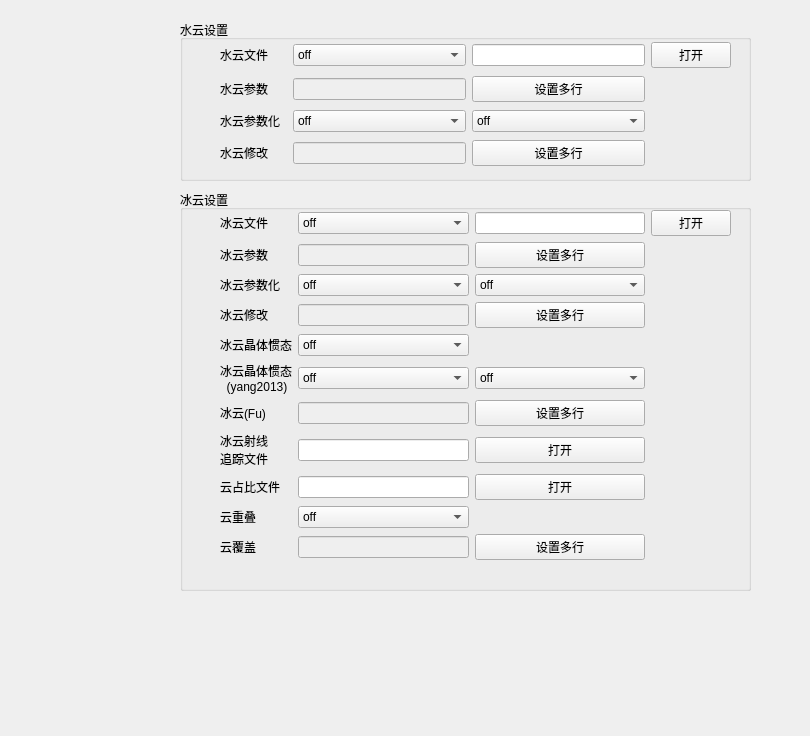
<?xml version="1.0" encoding="UTF-8"?>
<ui version="4.0">
 <class>CloudPage</class>
 <widget class="QWidget" name="CloudPage">
  <property name="geometry">
   <rect>
    <x>0</x>
    <y>0</y>
    <width>810</width>
    <height>736</height>
   </rect>
  </property>
  <property name="windowTitle">
   <string>Form</string>
  </property>
  <widget class="QGroupBox" name="groupBox">
   <property name="geometry">
    <rect>
     <x>180</x>
     <y>20</y>
     <width>571</width>
     <height>161</height>
    </rect>
   </property>
   <property name="title">
    <string>水云设置</string>
   </property>
   <widget class="QWidget" name="gridLayoutWidget">
    <property name="geometry">
     <rect>
      <x>40</x>
      <y>20</y>
      <width>511</width>
      <height>131</height>
     </rect>
    </property>
    <layout class="QGridLayout" name="gridLayout">
     <item row="1" column="2">
      <widget class="QPushButton" name="pushButton_9">
       <property name="text">
        <string>设置多行</string>
       </property>
      </widget>
     </item>
     <item row="0" column="3">
      <widget class="QPushButton" name="pushButton">
       <property name="text">
        <string>打开</string>
       </property>
      </widget>
     </item>
     <item row="1" column="0">
      <widget class="QLabel" name="label_19">
       <property name="text">
        <string>水云参数</string>
       </property>
      </widget>
     </item>
     <item row="2" column="1">
      <widget class="QComboBox" name="comboBox_3">
       <property name="option_name" stdset="0">
        <string>wc_properties_type</string>
       </property>
       <item>
        <property name="text">
         <string>off</string>
        </property>
       </item>
       <item>
        <property name="text">
         <string>hu</string>
        </property>
       </item>
       <item>
        <property name="text">
         <string>echam4</string>
        </property>
       </item>
       <item>
        <property name="text">
         <string>mie</string>
        </property>
       </item>
      </widget>
     </item>
     <item row="3" column="0">
      <widget class="QLabel" name="label_20">
       <property name="text">
        <string>水云修改</string>
       </property>
      </widget>
     </item>
     <item row="2" column="0">
      <widget class="QLabel" name="label_2">
       <property name="text">
        <string>水云参数化  </string>
       </property>
      </widget>
     </item>
     <item row="3" column="2">
      <widget class="QPushButton" name="pushButton_10">
       <property name="text">
        <string>设置多行</string>
       </property>
      </widget>
     </item>
     <item row="2" column="2">
      <widget class="QComboBox" name="comboBox_2">
       <property name="option_name" stdset="0">
        <string>wc_properties_inter</string>
       </property>
       <item>
        <property name="text">
         <string>off</string>
        </property>
       </item>
       <item>
        <property name="text">
         <string>interpolate</string>
        </property>
       </item>
      </widget>
     </item>
     <item row="1" column="1">
      <widget class="QLineEdit" name="lineEdit_wc_set">
       <property name="enabled">
        <bool>false</bool>
       </property>
       <property name="option_name" stdset="0">
        <string>wc_set</string>
       </property>
      </widget>
     </item>
     <item row="0" column="2">
      <widget class="QLineEdit" name="lineEdit_wc_file">
       <property name="option_name" stdset="0">
        <string>wc_file_path</string>
       </property>
      </widget>
     </item>
     <item row="0" column="0">
      <widget class="QLabel" name="label">
       <property name="text">
        <string>水云文件</string>
       </property>
      </widget>
     </item>
     <item row="3" column="1">
      <widget class="QLineEdit" name="lineEdit_wc_modify">
       <property name="enabled">
        <bool>false</bool>
       </property>
       <property name="option_name" stdset="0">
        <string>wc_modify</string>
       </property>
      </widget>
     </item>
     <item row="0" column="1">
      <widget class="QComboBox" name="comboBox">
       <property name="option_name" stdset="0">
        <string>wc_file_type</string>
       </property>
       <item>
        <property name="text">
         <string>off</string>
        </property>
       </item>
       <item>
        <property name="text">
         <string>1d</string>
        </property>
       </item>
       <item>
        <property name="text">
         <string>3d</string>
        </property>
       </item>
       <item>
        <property name="text">
         <string>ipa_files</string>
        </property>
       </item>
       <item>
        <property name="text">
         <string>moments</string>
        </property>
       </item>
      </widget>
     </item>
    </layout>
   </widget>
  </widget>
  <widget class="QGroupBox" name="groupBox_2">
   <property name="geometry">
    <rect>
     <x>180</x>
     <y>190</y>
     <width>571</width>
     <height>401</height>
    </rect>
   </property>
   <property name="title">
    <string>冰云设置</string>
   </property>
   <widget class="QWidget" name="gridLayoutWidget_4">
    <property name="geometry">
     <rect>
      <x>40</x>
      <y>20</y>
      <width>511</width>
      <height>351</height>
     </rect>
    </property>
    <layout class="QGridLayout" name="gridLayout_4">
     <item row="1" column="1">
      <widget class="QLineEdit" name="lineEdit_ic_set">
       <property name="enabled">
        <bool>false</bool>
       </property>
       <property name="option_name" stdset="0">
        <string>ic_set</string>
       </property>
      </widget>
     </item>
     <item row="8" column="1">
      <widget class="QLineEdit" name="lineEdit_cloud_fraction_file">
       <property name="option_name" stdset="0">
        <string>cloud_fraction_file</string>
       </property>
      </widget>
     </item>
     <item row="9" column="0">
      <widget class="QLabel" name="label_10">
       <property name="text">
        <string>云重叠</string>
       </property>
      </widget>
     </item>
     <item row="3" column="1">
      <widget class="QLineEdit" name="lineEdit_ic_modify">
       <property name="enabled">
        <bool>false</bool>
       </property>
       <property name="option_name" stdset="0">
        <string>ic_modify</string>
       </property>
      </widget>
     </item>
     <item row="0" column="1">
      <widget class="QComboBox" name="comboBox_19">
       <property name="option_name" stdset="0">
        <string>ic_file_type</string>
       </property>
       <item>
        <property name="text">
         <string>off</string>
        </property>
       </item>
       <item>
        <property name="text">
         <string>1d</string>
        </property>
       </item>
       <item>
        <property name="text">
         <string>3d</string>
        </property>
       </item>
       <item>
        <property name="text">
         <string>ipa_files</string>
        </property>
       </item>
       <item>
        <property name="text">
         <string>moments</string>
        </property>
       </item>
      </widget>
     </item>
     <item row="6" column="0">
      <widget class="QLabel" name="label_25">
       <property name="text">
        <string>冰云(Fu)</string>
       </property>
      </widget>
     </item>
     <item row="10" column="1">
      <widget class="QLineEdit" name="lineEdit_cloudcover">
       <property name="enabled">
        <bool>false</bool>
       </property>
       <property name="option_name" stdset="0">
        <string>cloudcover</string>
       </property>
      </widget>
     </item>
     <item row="7" column="1">
      <widget class="QLineEdit" name="lineEdit_ic_raytracing_file">
       <property name="option_name" stdset="0">
        <string>ic_raytracing_file</string>
       </property>
      </widget>
     </item>
     <item row="7" column="2">
      <widget class="QPushButton" name="pushButton_7">
       <property name="text">
        <string>打开</string>
       </property>
      </widget>
     </item>
     <item row="4" column="0">
      <widget class="QLabel" name="label_14">
       <property name="text">
        <string>冰云晶体惯态</string>
       </property>
      </widget>
     </item>
     <item row="7" column="0">
      <widget class="QLabel" name="label_12">
       <property name="text">
        <string>冰云射线
追踪文件</string>
       </property>
      </widget>
     </item>
     <item row="10" column="0">
      <widget class="QLabel" name="label_26">
       <property name="text">
        <string>云覆盖</string>
       </property>
      </widget>
     </item>
     <item row="5" column="2">
      <widget class="QComboBox" name="comboBox_16">
       <property name="option_name" stdset="0">
        <string>ic_habit_yang2013_roughness</string>
       </property>
       <item>
        <property name="text">
         <string>off</string>
        </property>
       </item>
       <item>
        <property name="text">
         <string>smooth</string>
        </property>
       </item>
       <item>
        <property name="text">
         <string>moderate</string>
        </property>
       </item>
       <item>
        <property name="text">
         <string>severe</string>
        </property>
       </item>
      </widget>
     </item>
     <item row="6" column="1">
      <widget class="QLineEdit" name="lineEdit_ic_fu">
       <property name="enabled">
        <bool>false</bool>
       </property>
       <property name="option_name" stdset="0">
        <string>ic_fu</string>
       </property>
      </widget>
     </item>
     <item row="4" column="1">
      <widget class="QComboBox" name="comboBox_12">
       <property name="option_name" stdset="0">
        <string>ic_habit</string>
       </property>
       <item>
        <property name="text">
         <string>off</string>
        </property>
       </item>
       <item>
        <property name="text">
         <string>solid-column</string>
        </property>
       </item>
       <item>
        <property name="text">
         <string>hollow-column</string>
        </property>
       </item>
       <item>
        <property name="text">
         <string>rough-aggregate</string>
        </property>
       </item>
       <item>
        <property name="text">
         <string>rosette-4</string>
        </property>
       </item>
       <item>
        <property name="text">
         <string>rosette-6</string>
        </property>
       </item>
       <item>
        <property name="text">
         <string>plate</string>
        </property>
       </item>
       <item>
        <property name="text">
         <string>droxtal</string>
        </property>
       </item>
       <item>
        <property name="text">
         <string>dendrite</string>
        </property>
       </item>
       <item>
        <property name="text">
         <string>ghm</string>
        </property>
       </item>
      </widget>
     </item>
     <item row="2" column="1">
      <widget class="QComboBox" name="comboBox_18">
       <property name="option_name" stdset="0">
        <string>ic_properties_type</string>
       </property>
       <item>
        <property name="text">
         <string>off</string>
        </property>
       </item>
       <item>
        <property name="text">
         <string>fu</string>
        </property>
       </item>
       <item>
        <property name="text">
         <string>echam4</string>
        </property>
       </item>
       <item>
        <property name="text">
         <string>yang</string>
        </property>
       </item>
       <item>
        <property name="text">
         <string>key</string>
        </property>
       </item>
       <item>
        <property name="text">
         <string>baum</string>
        </property>
       </item>
       <item>
        <property name="text">
         <string>baum_v36</string>
        </property>
       </item>
       <item>
        <property name="text">
         <string>hey</string>
        </property>
       </item>
       <item>
        <property name="text">
         <string>yang2013</string>
        </property>
       </item>
       <item>
        <property name="text">
         <string>raytracing</string>
        </property>
       </item>
      </widget>
     </item>
     <item row="2" column="2">
      <widget class="QComboBox" name="comboBox_14">
       <property name="option_name" stdset="0">
        <string>ic_properties_inter</string>
       </property>
       <item>
        <property name="text">
         <string>off</string>
        </property>
       </item>
       <item>
        <property name="text">
         <string>interpolate</string>
        </property>
       </item>
      </widget>
     </item>
     <item row="0" column="0">
      <widget class="QLabel" name="label_18">
       <property name="text">
        <string>冰云文件</string>
       </property>
      </widget>
     </item>
     <item row="5" column="0">
      <widget class="QLabel" name="label_13">
       <property name="text">
        <string>冰云晶体惯态
  (yang2013)</string>
       </property>
      </widget>
     </item>
     <item row="9" column="1">
      <widget class="QComboBox" name="comboBox_15">
       <property name="option_name" stdset="0">
        <string>cloud_overlap</string>
       </property>
       <item>
        <property name="text">
         <string>off</string>
        </property>
       </item>
       <item>
        <property name="text">
         <string>rand</string>
        </property>
       </item>
       <item>
        <property name="text">
         <string>max</string>
        </property>
       </item>
       <item>
        <property name="text">
         <string>maxrand</string>
        </property>
       </item>
       <item>
        <property name="text">
         <string>off</string>
        </property>
       </item>
      </widget>
     </item>
     <item row="6" column="2">
      <widget class="QPushButton" name="pushButton_15">
       <property name="text">
        <string>设置多行</string>
       </property>
      </widget>
     </item>
     <item row="1" column="2">
      <widget class="QPushButton" name="pushButton_11">
       <property name="text">
        <string>设置多行</string>
       </property>
      </widget>
     </item>
     <item row="5" column="1">
      <widget class="QComboBox" name="comboBox_11">
       <property name="option_name" stdset="0">
        <string>ic_habit_yang2013_habit</string>
       </property>
       <item>
        <property name="text">
         <string>off</string>
        </property>
       </item>
       <item>
        <property name="text">
         <string>column_8elements</string>
        </property>
       </item>
       <item>
        <property name="text">
         <string>droxtal</string>
        </property>
       </item>
       <item>
        <property name="text">
         <string>hollow_bullet_rosette</string>
        </property>
       </item>
       <item>
        <property name="text">
         <string>hollow_column</string>
        </property>
       </item>
       <item>
        <property name="text">
         <string>plate</string>
        </property>
       </item>
       <item>
        <property name="text">
         <string>plate_10elements</string>
        </property>
       </item>
       <item>
        <property name="text">
         <string>plate_5elements</string>
        </property>
       </item>
       <item>
        <property name="text">
         <string>solid_bullet_rosette</string>
        </property>
       </item>
       <item>
        <property name="text">
         <string>solid_column</string>
        </property>
       </item>
      </widget>
     </item>
     <item row="1" column="0">
      <widget class="QLabel" name="label_21">
       <property name="text">
        <string>冰云参数</string>
       </property>
      </widget>
     </item>
     <item row="3" column="0">
      <widget class="QLabel" name="label_22">
       <property name="text">
        <string>冰云修改</string>
       </property>
      </widget>
     </item>
     <item row="0" column="3">
      <widget class="QPushButton" name="pushButton_6">
       <property name="text">
        <string>打开</string>
       </property>
      </widget>
     </item>
     <item row="8" column="0">
      <widget class="QLabel" name="label_16">
       <property name="text">
        <string>云占比文件</string>
       </property>
      </widget>
     </item>
     <item row="8" column="2">
      <widget class="QPushButton" name="pushButton_8">
       <property name="text">
        <string>打开</string>
       </property>
      </widget>
     </item>
     <item row="3" column="2">
      <widget class="QPushButton" name="pushButton_12">
       <property name="text">
        <string>设置多行</string>
       </property>
      </widget>
     </item>
     <item row="0" column="2">
      <widget class="QLineEdit" name="lineEdit_ic_file">
       <property name="option_name" stdset="0">
        <string>ic_file_path</string>
       </property>
      </widget>
     </item>
     <item row="10" column="2">
      <widget class="QPushButton" name="pushButton_16">
       <property name="text">
        <string>设置多行</string>
       </property>
      </widget>
     </item>
     <item row="2" column="0">
      <widget class="QLabel" name="label_15">
       <property name="text">
        <string>冰云参数化</string>
       </property>
      </widget>
     </item>
    </layout>
   </widget>
  </widget>
 </widget>
 <resources/>
 <connections/>
</ui>
